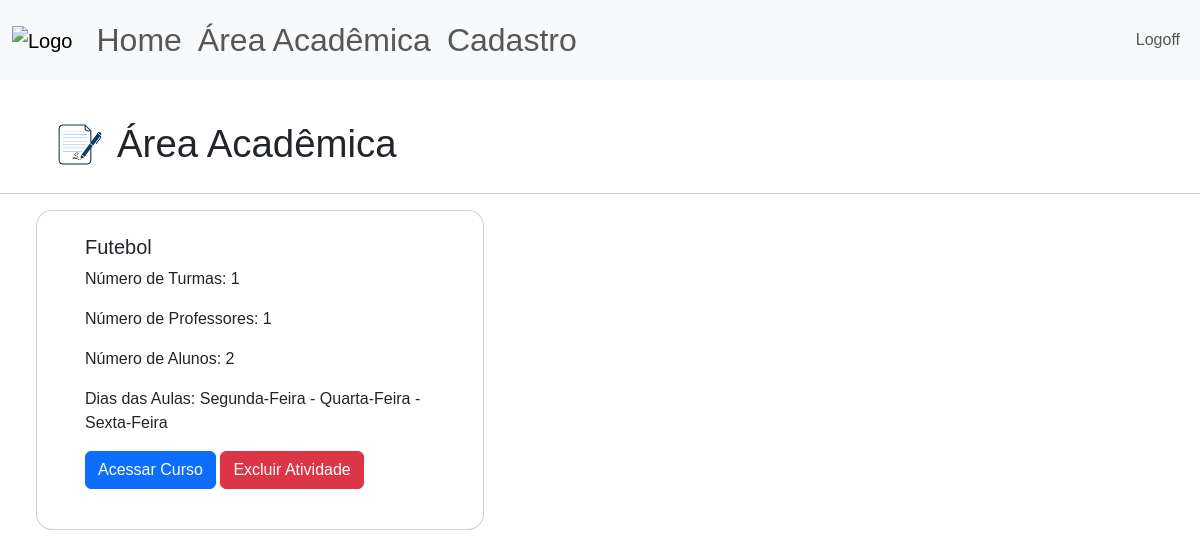
Page /area-academica (signed in) on the earlier database version.
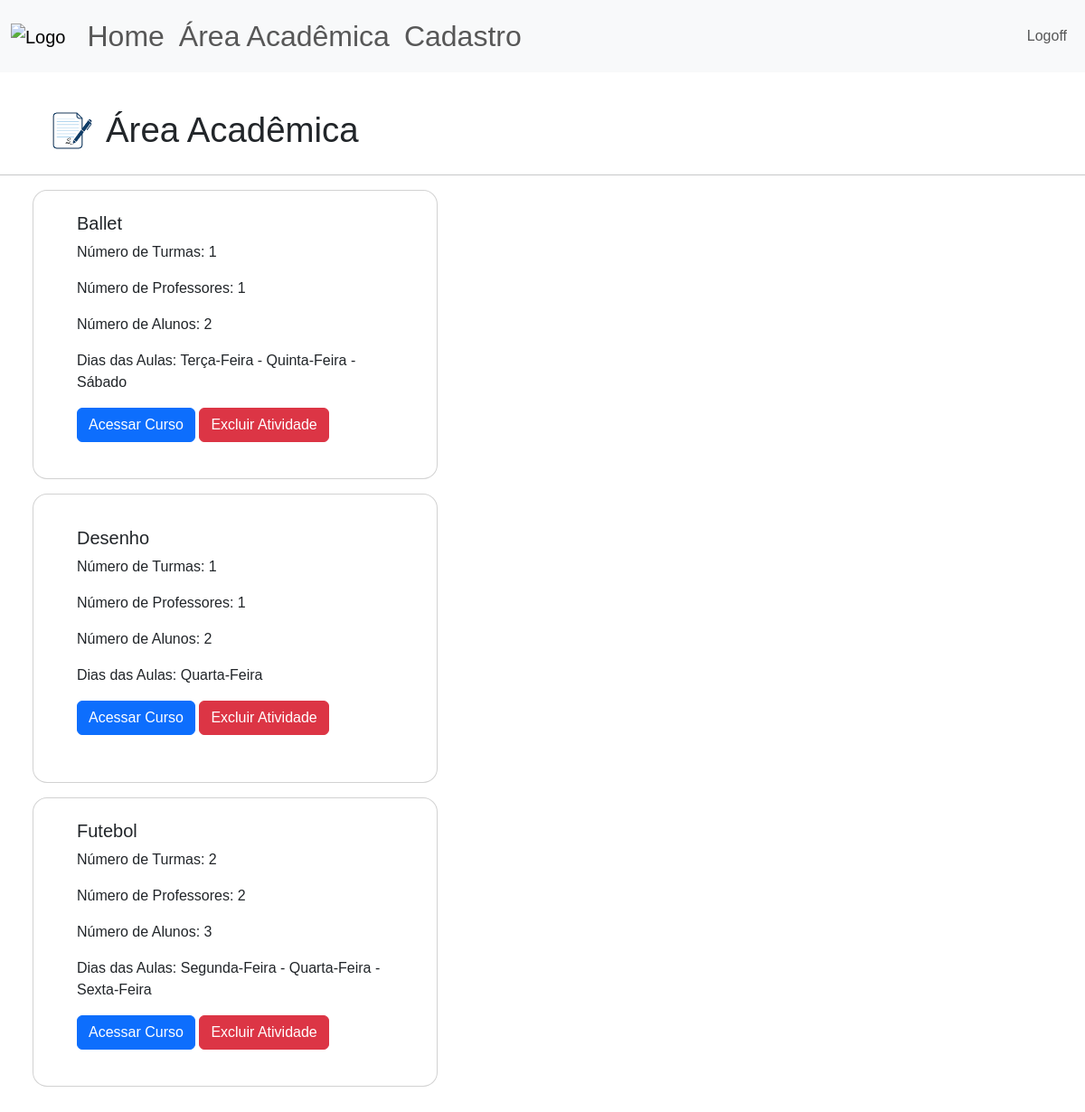
Same page on the later database version.
### site_verbo_amar/models.py (models this page shows)
class Atividade(database.Model):
    id = database.Column(database.Integer, primary_key=True)
    atividade = database.Column(database.String, nullable=False, unique=True)
    dias_aula = database.Column(database.String, nullable=False)

### site_verbo_amar/routes.py (the view)
@app.route("/area-academica", methods=['POST','GET'])
@login_required
def area_academica():
    atividades = carregar_nome_atividades()
    atividades = carregar_turmas(atividades)
    adm = current_user.adm
    if adm=="1":
        privilegio=True
    return render_template("area_academica.html", atividades=atividades,privilegio=privilegio)

### site_verbo_amar/models.py (called while the page is built)
@login_manager.user_loader
def load_user(id_usuario):
    return Usuario.query.get(int(id_usuario))

### site_verbo_amar/routes.py (called while the page is built)
def carregar_nome_atividades():
    dict_ativ = {}
    atividades = Atividade.query.order_by(Atividade.atividade.asc()).all()
    for ativ in atividades:
        dict_ativ[ativ.id] = {"nome_atividade":ativ.atividade,
                              "dias_aula":ativ.dias_aula.replace(";",' - '),
                              "turmas":0,
                              "professores":[],
                              "alunos":0,
                              "n_professores":0}
    return dict_ativ

def carregar_turmas(dict_ativ):
    turmas = Turma.query.order_by(Turma.id_atividade.asc()).all()
    for ativ in dict_ativ:
        for id in turmas:
            if ativ == id.id_atividade:
                dict_ativ[ativ]['turmas'] += 1
                if type(id.id_aluno) == int and id.id_aluno !=0:
                    total_alunos =1
                else:
                    total_alunos = len(id.id_aluno) - id.id_aluno.count(';')
                dict_ativ[ativ]['alunos'] += total_alunos
                if not id.id_professor in dict_ativ[ativ]['professores']:
                    dict_ativ[ativ]['professores'].append(id.id_professor)
                    dict_ativ[ativ]['n_professores'] +=1
    return dict_ativ

### site_verbo_amar/templates/area_academica.html
{% extends 'base.html'%}
{% block body %}
<div class = "d-flex align-items-center gap-1", style="padding-left: 3rem; padding-top: 2rem;">
    <img src="{{url_for('static', filename='academica_logo.png')}}" alt="study" height="65">
    <h1 style="font-size: 2.4rem; font-weight: 500; line-height: 1.2; margin: 0;">Área Acadêmica</h1>
</div>
<hr>
<div id="card-area-academica">
{% for ativ in atividades %}
  <div class="card">
    <div class="card-content">
      <h5 class="card-title">{{atividades[ativ]["nome_atividade"]}}</h5>
      <p class="card-text">Número de Turmas: {{atividades[ativ]["turmas"]}}</p>
      <p class="card-text">Número de Professores: {{atividades[ativ]["n_professores"]}}</p>
      <p class="card-text">Número de Alunos: {{atividades[ativ]["alunos"]}}</p>
      <p class="card-text">Dias das Aulas: {{atividades[ativ]["dias_aula"]}}</p>
      <a href="{{ url_for('exibir_turmas', nome=atividades[ativ]['nome_atividade']) }}" class="btn btn-primary">Acessar Curso</a>
      <a href="#" class="btn btn-danger">Excluir Atividade</a>
    </div>
  </div>
 {% endfor %}
</div>
{% endblock %}

### site_verbo_amar/templates/base.html (shortened to what this page needs)
<!DOCTYPE html>
<html lang="pt-br">
<head>
    <link href="https://cdn.jsdelivr.net/npm/bootstrap@5.3.8/dist/css/bootstrap.min.css" rel="stylesheet">
    <link rel="stylesheet" type="text/css" href="{{url_for('static', filename='main.css')}}">
</head>
<body>
    {% include 'navbar.html'%}
    {% block body %}
    {% endblock %}
</body>
</html>

### site_verbo_amar/templates/navbar.html (shortened to what this page needs)
<nav class="navbar navbar-expand-lg bg-body-tertiary">
  <div class="container-fluid">
    <a class="navbar-brand" href="{{ url_for('home')}}">
      <img src = "{{url_for('static', filename='logo.png')}}", height="100", alt="Logo">
    </a>
    <ul class="navbar-nav me-auto mb-2 mb-lg-0" style="font-size: 2rem;">
        {% if current_user.is_authenticated %}
          <li class="nav-item">
            <a class="nav-link" href="{{ url_for('home') }}">Home</a>
          </li>
          <li class="nav-item">
            <a class="nav-link" href="{{ url_for('area_academica') }}">Área Acadêmica</a>
          </li>
          <li class="nav-item">
            <a class="nav-link" href="{{ url_for('cadastro') }}">Cadastro</a>
          </li>
         {% endif %}
      </ul>
      <ul class="d-flex navbar-nav">
        {% if current_user.is_authenticated %}
            <li class="nav-item">
              <a class="nav-link" href="{{ url_for('sair') }}">Logoff</a>
            </li>
        {% else %}
          <li class="nav-item">
            <a class="nav-link" href="{{ url_for('login') }}">Login</a>
          </li>
        {% endif %}
      </ul>
    </div>
</nav>

### site_verbo_amar/static/main.css (style rules this page uses)
* { font-family:'Poppins', sans-serif; }
#card-area-academica { display: flex; flex-wrap: wrap; align-items: left; gap: 5%; margin: 0vw auto 10vw 3vw; width: 50%; }
#card-area-academica .card { display: flex; flex-direction: row; padding: 2rem 2rem 3rem 3rem; margin-bottom: 1rem; width: 28rem; height: 20rem; align-items: center; justify-content: space-between; border-radius: 2vh; }

Differences in the rows shown:
added Atividade: atividade "Ballet"
added Atividade: atividade "Desenho", dias_aula "Quarta-Feira"
Other differences:
new list line: "Número de Turmas: 1 Número de Professores: 1 Número de Alunos: 2 Dias das Aulas: Terça-Feira - Quinta-Feira - Sábado Acessar Curso Excluir Atividade"
new list line: "Número de Turmas: 1 Número de Professores: 1 Número de Alunos: 2 Dias das Aulas: Acessar Curso Excluir Atividade"
new list line: "Futebol"
new list line: "Número de Turmas: 2 Número de Professores: 2 Número de Alunos: 3 Dias das Aulas: Segunda-Feira - Quarta-Feira - Sexta-Feira Acessar Curso Excluir Atividade"
list line gone: "Futebol"
list line gone: "Número de Turmas: 1 Número de Professores: 1 Número de Alunos: 2 Dias das Aulas: Segunda-Feira - Quarta-Feira - Sexta-Feira Acessar Curso Excluir Atividade"
